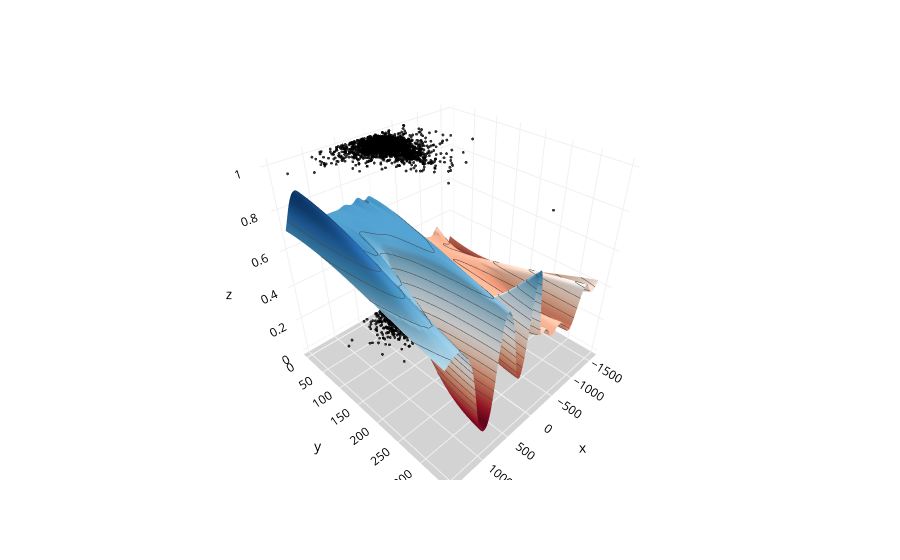

Notebook code for this chart:
### Markdown cell above
##### C=100, gamma='scale'

### Code cell
# Select data for modeling
X=df[['rating_difference', 'turns']]
y=df['white_win'].values

# Fit the model and display results
X_train, X_test, y_train, y_test, clf = fitting(X, y, 100, 'scale')

# Plot 3D chart
Plot_3D(X, X_test, y_test, clf)

### Figure 1 — Plotly figure (JSON) as saved in the notebook; plotly's stock layout.template omitted (floating-point values rounded to 4 significant figures; data arrays with more than 128 entries replaced by an {"elided": "..."} marker saying what was removed)
{"data": [{"hovertemplate": "x=%{x}<br>y=%{y}<br>z=%{z}<extra></extra>", "legendgroup": "", "marker": {"color": "black", "opacity": 0.8, "size": 1, "symbol": "circle"}, "mode": "markers", "name": "", "scene": "scene", "showlegend": false, "type": "scatter3d", "x": {"elided": "4012 int values"}, "y": {"elided": "4012 int values"}, "z": {"elided": "4012 int values"}}, {"colorscale": [[0, "rgb(103,0,31)"], [0.1, "rgb(178,24,43)"], [0.2, "rgb(214,96,77)"], [0.3, "rgb(244,165,130)"], [0.4, "rgb(253,219,199)"], [0.5, "rgb(247,247,247)"], [0.6, "rgb(209,229,240)"], [0.7, "rgb(146,197,222)"], [0.8, "rgb(67,147,195)"], [0.9, "rgb(33,102,172)"], [1, "rgb(5,48,97)"]], "contours": {"z": {"end": 0.8, "show": true, "size": 0.05, "start": 0.2}}, "name": "SVM Prediction", "showscale": false, "type": "surface", "x": {"elided": "311 int values"}, "y": [0, 10, 20, 30, 40, 50, 60, 70, 80, 90, 100, 110, 120, 130, 140, 150, 160, 170, 180, 190, 200, 210, 220, 230, 240, 250, 260, 270, 280, 290, 300, 310, 320, 330, 340], "z": {"elided": "35x311 float values"}}], "layout": {"legend": {"tracegroupgap": 0}, "margin": {"t": 60}, "paper_bgcolor": "white", "scene": {"domain": {"x": [0, 1], "y": [0, 1]}, "xaxis": {"backgroundcolor": "white", "color": "black", "gridcolor": "#f0f0f0", "title": {"text": "x"}}, "yaxis": {"backgroundcolor": "white", "color": "black", "gridcolor": "#f0f0f0", "title": {"text": "y"}}, "zaxis": {"backgroundcolor": "lightgrey", "color": "black", "gridcolor": "#f0f0f0", "title": {"text": "z"}}}}}
